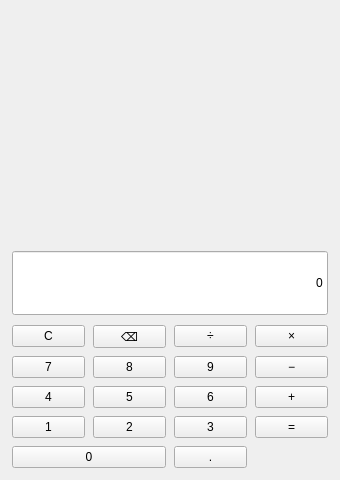
<?xml version="1.0" encoding="UTF-8"?>
<ui version="4.0">
 <class>Calculator</class>
 <widget class="QWidget" name="Calculator">
  <property name="geometry">
   <rect>
    <x>0</x>
    <y>0</y>
    <width>340</width>
    <height>480</height>
   </rect>
  </property>
  <property name="minimumSize">
   <size>
    <width>300</width>
    <height>430</height>
   </size>
  </property>
  <property name="windowTitle">
   <string>带键盘事件的计算器</string>
  </property>
  <layout class="QVBoxLayout" name="verticalLayout">
   <property name="spacing">
    <number>10</number>
   </property>
   <property name="leftMargin">
    <number>12</number>
   </property>
   <property name="topMargin">
    <number>12</number>
   </property>
   <property name="rightMargin">
    <number>12</number>
   </property>
   <property name="bottomMargin">
    <number>12</number>
   </property>
   <item>
    <widget class="QLabel" name="expressionLabel">
     <property name="text">
      <string/>
     </property>
     <property name="alignment">
      <set>Qt::AlignRight|Qt::AlignVCenter</set>
     </property>
    </widget>
   </item>
   <item>
    <widget class="QLineEdit" name="displayEdit">
     <property name="minimumSize">
      <size>
       <width>0</width>
       <height>64</height>
      </size>
     </property>
     <property name="readOnly">
      <bool>true</bool>
     </property>
     <property name="alignment">
      <set>Qt::AlignRight|Qt::AlignVCenter</set>
     </property>
     <property name="text">
      <string>0</string>
     </property>
    </widget>
   </item>
   <item>
    <layout class="QGridLayout" name="buttonGrid">
     <property name="spacing">
      <number>8</number>
     </property>
     <item row="0" column="0">
      <widget class="QPushButton" name="btnClear">
       <property name="text">
        <string>C</string>
       </property>
      </widget>
     </item>
     <item row="0" column="1">
      <widget class="QPushButton" name="btnBackspace">
       <property name="text">
        <string>⌫</string>
       </property>
      </widget>
     </item>
     <item row="0" column="2">
      <widget class="QPushButton" name="btnDivide">
       <property name="text">
        <string>÷</string>
       </property>
      </widget>
     </item>
     <item row="0" column="3">
      <widget class="QPushButton" name="btnMultiply">
       <property name="text">
        <string>×</string>
       </property>
      </widget>
     </item>
     <item row="1" column="0">
      <widget class="QPushButton" name="btn7">
       <property name="text">
        <string>7</string>
       </property>
      </widget>
     </item>
     <item row="1" column="1">
      <widget class="QPushButton" name="btn8">
       <property name="text">
        <string>8</string>
       </property>
      </widget>
     </item>
     <item row="1" column="2">
      <widget class="QPushButton" name="btn9">
       <property name="text">
        <string>9</string>
       </property>
      </widget>
     </item>
     <item row="1" column="3">
      <widget class="QPushButton" name="btnSubtract">
       <property name="text">
        <string>−</string>
       </property>
      </widget>
     </item>
     <item row="2" column="0">
      <widget class="QPushButton" name="btn4">
       <property name="text">
        <string>4</string>
       </property>
      </widget>
     </item>
     <item row="2" column="1">
      <widget class="QPushButton" name="btn5">
       <property name="text">
        <string>5</string>
       </property>
      </widget>
     </item>
     <item row="2" column="2">
      <widget class="QPushButton" name="btn6">
       <property name="text">
        <string>6</string>
       </property>
      </widget>
     </item>
     <item row="2" column="3">
      <widget class="QPushButton" name="btnAdd">
       <property name="text">
        <string>+</string>
       </property>
      </widget>
     </item>
     <item row="3" column="0">
      <widget class="QPushButton" name="btn1">
       <property name="text">
        <string>1</string>
       </property>
      </widget>
     </item>
     <item row="3" column="1">
      <widget class="QPushButton" name="btn2">
       <property name="text">
        <string>2</string>
       </property>
      </widget>
     </item>
     <item row="3" column="2">
      <widget class="QPushButton" name="btn3">
       <property name="text">
        <string>3</string>
       </property>
      </widget>
     </item>
     <item row="3" column="3">
      <widget class="QPushButton" name="btnEquals">
       <property name="text">
        <string>=</string>
       </property>
      </widget>
     </item>
     <item row="4" column="0" colspan="2">
      <widget class="QPushButton" name="btn0">
       <property name="text">
        <string>0</string>
       </property>
      </widget>
     </item>
     <item row="4" column="2">
      <widget class="QPushButton" name="btnDot">
       <property name="text">
        <string>.</string>
       </property>
      </widget>
     </item>
    </layout>
   </item>
  </layout>
 </widget>
 <resources/>
 <connections/>
</ui>
